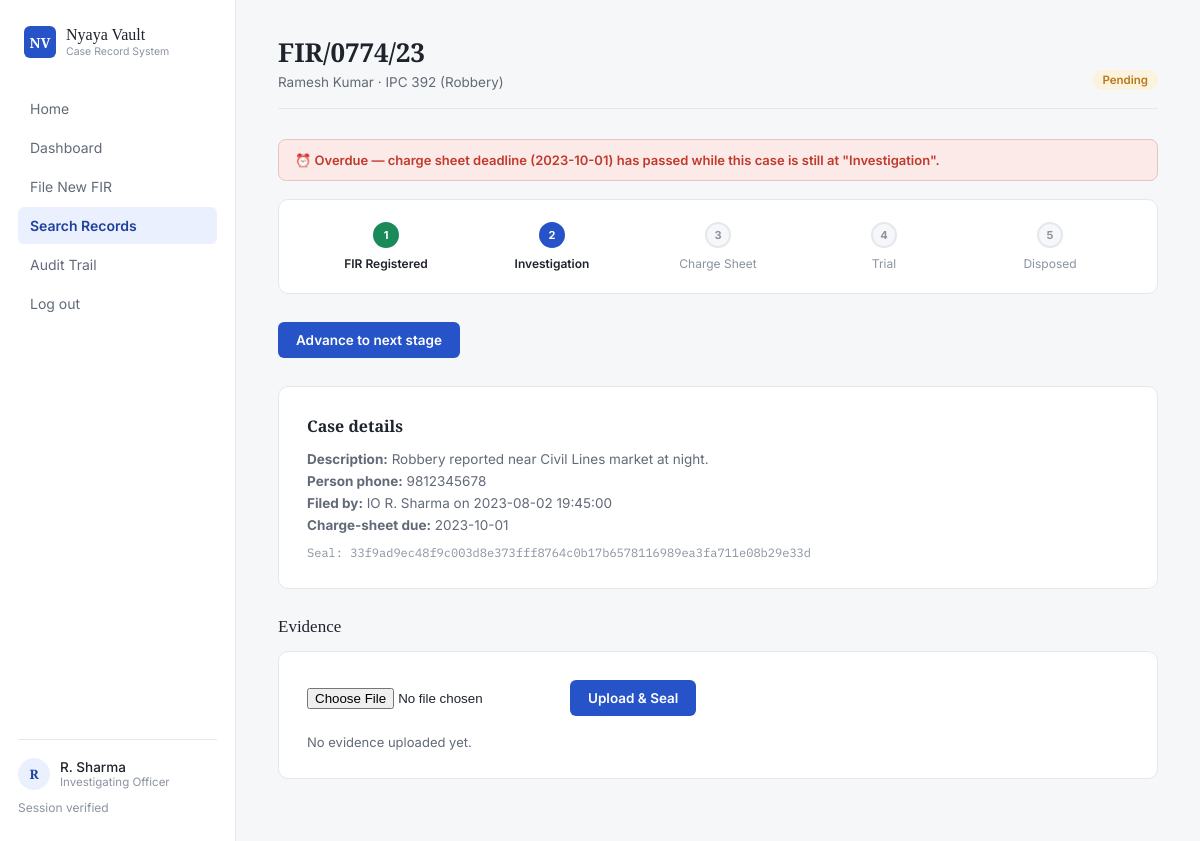
/case/2 (signed in), run on the app's committed database.
### tables this page shows
CREATE TABLE cases (
            id INTEGER PRIMARY KEY AUTOINCREMENT,
            fir_number TEXT NOT NULL,
            person_name TEXT NOT NULL,
            person_phone TEXT NOT NULL,
            offence_section TEXT,
            description TEXT,
            status TEXT DEFAULT 'Pending',   -- Pending / Pass
            stage TEXT DEFAULT 'FIR Registered',
            due_date TEXT,
            filed_by TEXT,
            filed_at TEXT,
            hash_seal TEXT
        );

### app.py (the view)
    def wrapper(*args, **kwargs):
        if "user_id" not in session:
            return redirect(url_for("login"))
        return view_func(*args, **kwargs)

### app.py (called while the page is built)
def get_db():
    conn = sqlite3.connect(DB_PATH)
    conn.row_factory = sqlite3.Row
    return conn

def login_required(view_func):
    def wrapper(*args, **kwargs):
        if "user_id" not in session:
            return redirect(url_for("login"))
        return view_func(*args, **kwargs)
    wrapper.__name__ = view_func.__name__
    return wrapper

@app.route("/case/<int:case_id>")
@login_required
def case_detail(case_id):
    conn = get_db()
    case = conn.execute("SELECT * FROM cases WHERE id = ?", (case_id,)).fetchone()
    evidence = conn.execute(
        "SELECT * FROM evidence WHERE case_id = ? ORDER BY uploaded_at DESC", (case_id,)
    ).fetchall()
    conn.close()
    if not case:
        flash("Case not found.")
        return redirect(url_for("search_records"))
    is_overdue = False
    if case["due_date"] and case["stage"] != "Disposed":
        is_overdue = datetime.now().strftime("%Y-%m-%d") > case["due_date"]
    return render_template(
        "case_detail.html",
        case=case, evidence=evidence, stages=CASE_STAGES, is_overdue=is_overdue,
        user_name=session.get("user_name"),
        user_role=session.get("user_role"),
    )

### templates/case_detail.html (shortened to what this page needs)
<!DOCTYPE html>
<html lang="en">
<head>
<link rel="stylesheet" href="{{ url_for('static', filename='style.css') }}">
</head>
<body>
<div class="shell">
  <aside class="sidebar">
    <div class="brand">
      <div class="brand-mark">NV</div>
      <div class="brand-text">Nyaya Vault<small>Case Record System</small></div>
    </div>
    <nav class="nav">
      <a href="{{ url_for('home') }}">Home</a>
      <a href="{{ url_for('dashboard') }}">Dashboard</a>
      <a href="{{ url_for('file_fir') }}">File New FIR</a>
      <a href="{{ url_for('search_records') }}" class="active">Search Records</a>
      <a href="{{ url_for('audit_trail') }}">Audit Trail</a>
      <a href="{{ url_for('logout') }}">Log out</a>
    </nav>
    <div class="sidebar-foot">
      <div class="sidebar-user">
        <div class="avatar">{{ user_name[0] if user_name else "U" }}</div>
        <div>
          <div class="sidebar-user-name">{{ user_name }}</div>
          <div class="sidebar-user-role">{{ user_role }}</div>
        </div>
      </div>
      Session verified
    </div>
  </aside>
  <main class="main">
    <div class="topbar">
      <div>
        <div class="page-title">{{ case.fir_number }}</div>
        <div class="page-sub">{{ case.person_name }} · {{ case.offence_section }}</div>
      </div>
      <span class="status {{ 'status-pass' if case.status == 'Pass' else 'status-pending' }}">{{ case.status }}</span>
    </div>
    {% if is_overdue %}
    <div class="tamper-banner">
      ⏰ Overdue — charge sheet deadline ({{ case.due_date }}) has passed while this case is still at "{{ case.stage }}".
    </div>
    {% endif %}
    <div class="stage-tracker">
      {% for s in stages %}
        {% set idx = stages.index(s) %}
        {% set current_idx = stages.index(case.stage) if case.stage in stages else 0 %}
        <div class="stage-step {{ 'done' if idx < current_idx else ('current' if idx == current_idx else '') }}">
          <div class="stage-line"></div>
          <div class="stage-dot">{{ idx + 1 }}</div>
          {{ s }}
        </div>
      {% endfor %}
    </div>
    {% if case.stage != 'Disposed' %}
    <form method="POST" action="{{ url_for('advance_stage', case_id=case.id) }}" style="margin-bottom: 28px;">
      <button type="submit" class="btn btn-primary">Advance to next stage</button>
    </form>
    {% endif %}
    <div class="form-card" style="max-width: 100%;">
      <h3 style="font-family: var(--serif); font-size: 16px; margin-bottom: 14px;">Case details</h3>
      <p style="font-size: 13.5px; color: var(--ink-soft); margin-bottom: 6px;"><strong>Description:</strong> {{ case.description or "—" }}</p>
      <p style="font-size: 13.5px; color: var(--ink-soft); margin-bottom: 6px;"><strong>Person phone:</strong> {{ case.person_phone }}</p>
      <p style="font-size: 13.5px; color: var(--ink-soft); margin-bottom: 6px;"><strong>Filed by:</strong> {{ case.filed_by }} on {{ case.filed_at }}</p>
      <p style="font-size: 13.5px; color: var(--ink-soft);"><strong>Charge-sheet due:</strong> {{ case.due_date }}</p>
      <p style="font-size: 12px; font-family: var(--mono); color: var(--ink-faint); margin-top: 12px;">Seal: {{ case.hash_seal }}</p>
    </div>
    <div class="section-head">
      <div class="section-title">Evidence</div>
    </div>
    <div class="form-card" style="max-width: 100%;">
      <form method="POST" action="{{ url_for('upload_evidence', case_id=case.id) }}" enctype="multipart/form-data" style="display:flex; gap:10px; align-items:center; margin-bottom: 18px;">
        <input type="file" name="file" required>
        <button type="submit" class="btn btn-primary">Upload &amp; Seal</button>
      </form>
      {% for ev in evidence %}
      <div class="evidence-item">
        <div>
          <div class="doc-name">{{ ev.file_name }}</div>
          <div class="doc-meta">{{ ev.uploaded_by }} · {{ ev.uploaded_at }}</div>
        </div>
        <div class="hash-tag">{{ ev.file_hash[:8] }}…{{ ev.file_hash[-6:] }}</div>
      </div>
      {% else %}
      <p style="font-size: 13px; color: var(--ink-soft);">No evidence uploaded yet.</p>
      {% endfor %}
    </div>
  </main>
</div>
</body>
</html>

### data on the page
cases: fir_number "FIR/0774/23", person_name "Ramesh Kumar", offence_section "IPC 392 (Robbery)", status "Pending", due_date "2023-10-01", stage "Investigation", idx+1 "2", description "Robbery reported near Civil Lines market at night.", person_phone "9812345678", filed_by "IO R. Sharma", filed_at "2023-08-02 19:45:00", hash_seal "33f9ad9ec48f9c003d8e373fff8764c0b17b6578116989ea3fa711e08b29e33d"

### other printed values
{{ user_name[0] if user_name else "U" }} "R"
{{ user_name }} "R. Sharma"
{{ user_role }} "Investigating Officer"
{{ idx + 1 }} "1" "3" "4" "5"
{{ s }} "FIR Registered" "Charge Sheet" "Trial" "Disposed"
